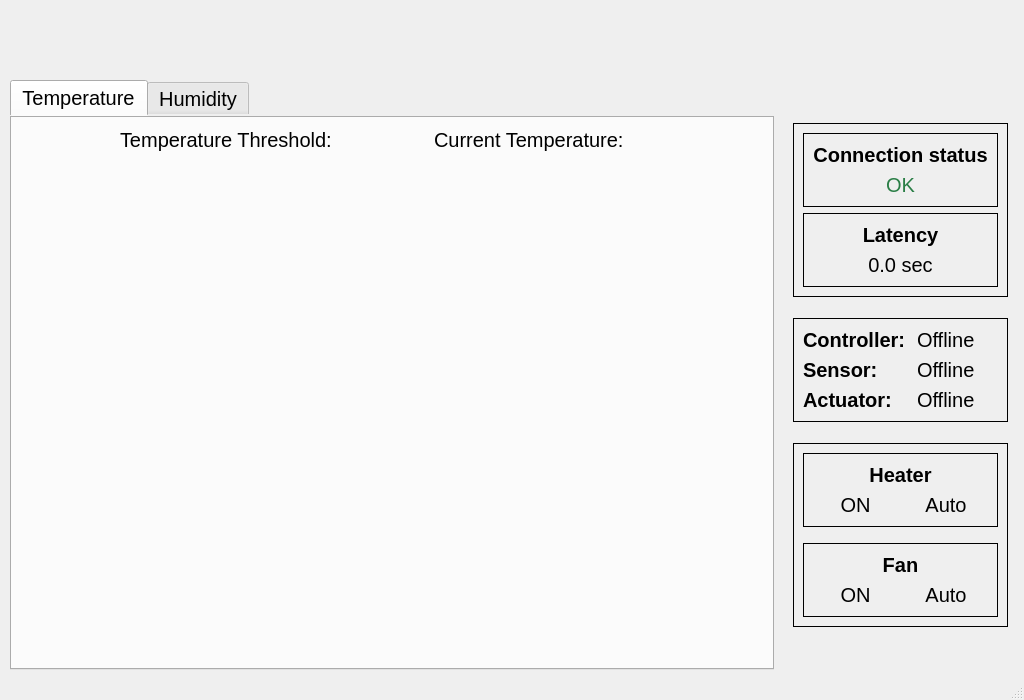
<?xml version="1.0" encoding="UTF-8"?>
<ui version="4.0">
 <class>DisplayMainWindow</class>
 <widget class="QMainWindow" name="DisplayMainWindow">
  <property name="geometry">
   <rect>
    <x>0</x>
    <y>0</y>
    <width>1024</width>
    <height>700</height>
   </rect>
  </property>
  <property name="sizePolicy">
   <sizepolicy hsizetype="Preferred" vsizetype="Preferred">
    <horstretch>0</horstretch>
    <verstretch>0</verstretch>
   </sizepolicy>
  </property>
  <property name="maximumSize">
   <size>
    <width>16777215</width>
    <height>16777215</height>
   </size>
  </property>
  <property name="font">
   <font>
    <pointsize>15</pointsize>
   </font>
  </property>
  <property name="windowTitle">
   <string>Flow Climate Control Display</string>
  </property>
  <property name="windowIcon">
   <iconset resource="../common/ui/resource.qrc">
    <normaloff>:/images/icon.png</normaloff>:/images/icon.png</iconset>
  </property>
  <property name="autoFillBackground">
   <bool>false</bool>
  </property>
  <widget class="QWidget" name="centralwidget">
   <widget class="QLabel" name="screen_label">
    <property name="geometry">
     <rect>
      <x>0</x>
      <y>-2</y>
      <width>1024</width>
      <height>80</height>
     </rect>
    </property>
    <property name="text">
     <string/>
    </property>
    <property name="pixmap">
     <pixmap resource="../common/ui/resource.qrc">:/images/banner.png</pixmap>
    </property>
   </widget>
   <widget class="QWidget" name="layoutWidget">
    <property name="geometry">
     <rect>
      <x>10</x>
      <y>80</y>
      <width>1011</width>
      <height>592</height>
     </rect>
    </property>
    <layout class="QHBoxLayout" name="horizontalLayout_10">
     <property name="sizeConstraint">
      <enum>QLayout::SetFixedSize</enum>
     </property>
     <item>
      <widget class="QTabWidget" name="tabWidget">
       <property name="sizePolicy">
        <sizepolicy hsizetype="Fixed" vsizetype="Fixed">
         <horstretch>0</horstretch>
         <verstretch>0</verstretch>
        </sizepolicy>
       </property>
       <property name="minimumSize">
        <size>
         <width>764</width>
         <height>590</height>
        </size>
       </property>
       <property name="font">
        <font>
         <pointsize>15</pointsize>
        </font>
       </property>
       <property name="styleSheet">
        <string notr="true">border-color: rgb(255, 255, 255);</string>
       </property>
       <property name="currentIndex">
        <number>0</number>
       </property>
       <widget class="QWidget" name="temperature_tab">
        <attribute name="title">
         <string>Temperature</string>
        </attribute>
        <widget class="QWidget" name="layoutWidget">
         <property name="geometry">
          <rect>
           <x>110</x>
           <y>10</y>
           <width>621</width>
           <height>28</height>
          </rect>
         </property>
         <layout class="QHBoxLayout" name="horizontalLayout_6">
          <property name="sizeConstraint">
           <enum>QLayout::SetDefaultConstraint</enum>
          </property>
          <item>
           <layout class="QHBoxLayout" name="horizontalLayout_2">
            <item>
             <widget class="QLabel" name="temperature_threshold_label_tab">
              <property name="font">
               <font>
                <pointsize>15</pointsize>
               </font>
              </property>
              <property name="text">
               <string>Temperature Threshold:</string>
              </property>
             </widget>
            </item>
            <item>
             <widget class="QLabel" name="temperature_threshold">
              <property name="font">
               <font>
                <pointsize>15</pointsize>
               </font>
              </property>
              <property name="text">
               <string/>
              </property>
              <property name="scaledContents">
               <bool>true</bool>
              </property>
             </widget>
            </item>
            <item>
             <spacer name="horizontalSpacer_4">
              <property name="orientation">
               <enum>Qt::Horizontal</enum>
              </property>
              <property name="sizeHint" stdset="0">
               <size>
                <width>40</width>
                <height>20</height>
               </size>
              </property>
             </spacer>
            </item>
           </layout>
          </item>
          <item>
           <layout class="QHBoxLayout" name="horizontalLayout">
            <item>
             <widget class="QLabel" name="temperature_label_tab">
              <property name="minimumSize">
               <size>
                <width>73</width>
                <height>20</height>
               </size>
              </property>
              <property name="maximumSize">
               <size>
                <width>16777215</width>
                <height>16777215</height>
               </size>
              </property>
              <property name="sizeIncrement">
               <size>
                <width>0</width>
                <height>0</height>
               </size>
              </property>
              <property name="baseSize">
               <size>
                <width>11</width>
                <height>0</height>
               </size>
              </property>
              <property name="font">
               <font>
                <pointsize>15</pointsize>
               </font>
              </property>
              <property name="text">
               <string>Current Temperature:</string>
              </property>
              <property name="textFormat">
               <enum>Qt::AutoText</enum>
              </property>
              <property name="scaledContents">
               <bool>true</bool>
              </property>
             </widget>
            </item>
            <item>
             <widget class="QLabel" name="temperature_value">
              <property name="font">
               <font>
                <pointsize>15</pointsize>
               </font>
              </property>
              <property name="text">
               <string/>
              </property>
              <property name="scaledContents">
               <bool>true</bool>
              </property>
             </widget>
            </item>
            <item>
             <spacer name="horizontalSpacer_3">
              <property name="orientation">
               <enum>Qt::Horizontal</enum>
              </property>
              <property name="sizeHint" stdset="0">
               <size>
                <width>40</width>
                <height>20</height>
               </size>
              </property>
             </spacer>
            </item>
           </layout>
          </item>
         </layout>
        </widget>
        <widget class="QWidget" name="verticalLayoutWidget_3">
         <property name="geometry">
          <rect>
           <x>0</x>
           <y>40</y>
           <width>751</width>
           <height>511</height>
          </rect>
         </property>
         <layout class="QVBoxLayout" name="graph_layout"/>
        </widget>
       </widget>
       <widget class="QWidget" name="humidity_tab">
        <attribute name="title">
         <string>Humidity</string>
        </attribute>
        <widget class="QWidget" name="layoutWidget_2">
         <property name="geometry">
          <rect>
           <x>110</x>
           <y>10</y>
           <width>621</width>
           <height>28</height>
          </rect>
         </property>
         <layout class="QHBoxLayout" name="horizontalLayout_7">
          <item>
           <layout class="QHBoxLayout" name="horizontalLayout_8">
            <item>
             <widget class="QLabel" name="humidity_threshold_label_tab">
              <property name="font">
               <font>
                <pointsize>15</pointsize>
                <weight>50</weight>
                <bold>false</bold>
               </font>
              </property>
              <property name="text">
               <string>Humidity Threshold:</string>
              </property>
              <property name="scaledContents">
               <bool>true</bool>
              </property>
             </widget>
            </item>
            <item>
             <widget class="QLabel" name="humidity_threshold">
              <property name="font">
               <font>
                <pointsize>15</pointsize>
               </font>
              </property>
              <property name="text">
               <string/>
              </property>
              <property name="scaledContents">
               <bool>true</bool>
              </property>
             </widget>
            </item>
            <item>
             <spacer name="horizontalSpacer_6">
              <property name="orientation">
               <enum>Qt::Horizontal</enum>
              </property>
              <property name="sizeHint" stdset="0">
               <size>
                <width>40</width>
                <height>20</height>
               </size>
              </property>
             </spacer>
            </item>
           </layout>
          </item>
          <item>
           <layout class="QHBoxLayout" name="horizontalLayout_9">
            <item>
             <widget class="QLabel" name="humidity_label_tab">
              <property name="minimumSize">
               <size>
                <width>73</width>
                <height>20</height>
               </size>
              </property>
              <property name="maximumSize">
               <size>
                <width>16777215</width>
                <height>16777215</height>
               </size>
              </property>
              <property name="sizeIncrement">
               <size>
                <width>0</width>
                <height>0</height>
               </size>
              </property>
              <property name="baseSize">
               <size>
                <width>11</width>
                <height>0</height>
               </size>
              </property>
              <property name="font">
               <font>
                <pointsize>15</pointsize>
               </font>
              </property>
              <property name="text">
               <string>Current Humidity:</string>
              </property>
              <property name="textFormat">
               <enum>Qt::AutoText</enum>
              </property>
              <property name="scaledContents">
               <bool>true</bool>
              </property>
             </widget>
            </item>
            <item>
             <widget class="QLabel" name="humidity_value">
              <property name="font">
               <font>
                <pointsize>15</pointsize>
               </font>
              </property>
              <property name="text">
               <string/>
              </property>
              <property name="scaledContents">
               <bool>true</bool>
              </property>
             </widget>
            </item>
            <item>
             <spacer name="horizontalSpacer_8">
              <property name="orientation">
               <enum>Qt::Horizontal</enum>
              </property>
              <property name="sizeHint" stdset="0">
               <size>
                <width>40</width>
                <height>20</height>
               </size>
              </property>
             </spacer>
            </item>
           </layout>
          </item>
         </layout>
        </widget>
        <widget class="QWidget" name="verticalLayoutWidget_2">
         <property name="geometry">
          <rect>
           <x>0</x>
           <y>40</y>
           <width>761</width>
           <height>511</height>
          </rect>
         </property>
         <layout class="QVBoxLayout" name="humidity_graph_layout"/>
        </widget>
       </widget>
      </widget>
     </item>
     <item>
      <spacer name="horizontalSpacer">
       <property name="orientation">
        <enum>Qt::Horizontal</enum>
       </property>
       <property name="sizeHint" stdset="0">
        <size>
         <width>13</width>
         <height>13</height>
        </size>
       </property>
      </spacer>
     </item>
     <item>
      <layout class="QVBoxLayout" name="verticalLayout_9">
       <item>
        <spacer name="verticalSpacer_4">
         <property name="orientation">
          <enum>Qt::Vertical</enum>
         </property>
         <property name="sizeHint" stdset="0">
          <size>
           <width>20</width>
           <height>10</height>
          </size>
         </property>
        </spacer>
       </item>
       <item>
        <widget class="QFrame" name="frame">
         <property name="frameShape">
          <enum>QFrame::Box</enum>
         </property>
         <layout class="QVBoxLayout" name="verticalLayout_8">
          <item>
           <widget class="QFrame" name="frame">
            <property name="frameShape">
             <enum>QFrame::Box</enum>
            </property>
            <layout class="QVBoxLayout" name="verticalLayout_4">
             <item>
              <widget class="QLabel" name="connection_status_label">
               <property name="minimumSize">
                <size>
                 <width>73</width>
                 <height>20</height>
                </size>
               </property>
               <property name="maximumSize">
                <size>
                 <width>16777215</width>
                 <height>16777215</height>
                </size>
               </property>
               <property name="sizeIncrement">
                <size>
                 <width>0</width>
                 <height>0</height>
                </size>
               </property>
               <property name="baseSize">
                <size>
                 <width>11</width>
                 <height>0</height>
                </size>
               </property>
               <property name="font">
                <font>
                 <weight>75</weight>
                 <bold>true</bold>
                 <underline>false</underline>
                </font>
               </property>
               <property name="styleSheet">
                <string notr="true"/>
               </property>
               <property name="text">
                <string>Connection status</string>
               </property>
               <property name="textFormat">
                <enum>Qt::AutoText</enum>
               </property>
               <property name="scaledContents">
                <bool>true</bool>
               </property>
               <property name="alignment">
                <set>Qt::AlignCenter</set>
               </property>
              </widget>
             </item>
             <item>
              <widget class="QLabel" name="connection_status">
               <property name="minimumSize">
                <size>
                 <width>73</width>
                 <height>20</height>
                </size>
               </property>
               <property name="maximumSize">
                <size>
                 <width>16777215</width>
                 <height>16777215</height>
                </size>
               </property>
               <property name="sizeIncrement">
                <size>
                 <width>0</width>
                 <height>0</height>
                </size>
               </property>
               <property name="baseSize">
                <size>
                 <width>11</width>
                 <height>0</height>
                </size>
               </property>
               <property name="font">
                <font>
                 <pointsize>15</pointsize>
                </font>
               </property>
               <property name="styleSheet">
                <string notr="true">color: rgb(42, 126, 70);</string>
               </property>
               <property name="text">
                <string>OK</string>
               </property>
               <property name="textFormat">
                <enum>Qt::AutoText</enum>
               </property>
               <property name="scaledContents">
                <bool>true</bool>
               </property>
               <property name="alignment">
                <set>Qt::AlignCenter</set>
               </property>
               <property name="wordWrap">
                <bool>true</bool>
               </property>
              </widget>
             </item>
            </layout>
           </widget>
          </item>
          <item>
           <widget class="QFrame" name="frame">
            <property name="frameShape">
             <enum>QFrame::Box</enum>
            </property>
            <layout class="QVBoxLayout" name="verticalLayout_7">
             <item>
              <widget class="QLabel" name="latency_label">
               <property name="minimumSize">
                <size>
                 <width>73</width>
                 <height>20</height>
                </size>
               </property>
               <property name="maximumSize">
                <size>
                 <width>16777215</width>
                 <height>16777215</height>
                </size>
               </property>
               <property name="sizeIncrement">
                <size>
                 <width>0</width>
                 <height>0</height>
                </size>
               </property>
               <property name="baseSize">
                <size>
                 <width>11</width>
                 <height>0</height>
                </size>
               </property>
               <property name="font">
                <font>
                 <weight>75</weight>
                 <bold>true</bold>
                </font>
               </property>
               <property name="text">
                <string>Latency</string>
               </property>
               <property name="textFormat">
                <enum>Qt::AutoText</enum>
               </property>
               <property name="scaledContents">
                <bool>true</bool>
               </property>
               <property name="alignment">
                <set>Qt::AlignCenter</set>
               </property>
              </widget>
             </item>
             <item>
              <widget class="QLabel" name="latency">
               <property name="minimumSize">
                <size>
                 <width>73</width>
                 <height>20</height>
                </size>
               </property>
               <property name="maximumSize">
                <size>
                 <width>16777215</width>
                 <height>16777215</height>
                </size>
               </property>
               <property name="sizeIncrement">
                <size>
                 <width>0</width>
                 <height>0</height>
                </size>
               </property>
               <property name="baseSize">
                <size>
                 <width>11</width>
                 <height>0</height>
                </size>
               </property>
               <property name="text">
                <string>0.0 sec</string>
               </property>
               <property name="textFormat">
                <enum>Qt::AutoText</enum>
               </property>
               <property name="scaledContents">
                <bool>true</bool>
               </property>
               <property name="alignment">
                <set>Qt::AlignCenter</set>
               </property>
              </widget>
             </item>
            </layout>
           </widget>
          </item>
         </layout>
        </widget>
       </item>
       <item>
        <spacer name="verticalSpacer_3">
         <property name="orientation">
          <enum>Qt::Vertical</enum>
         </property>
         <property name="sizeType">
          <enum>QSizePolicy::Minimum</enum>
         </property>
         <property name="sizeHint" stdset="0">
          <size>
           <width>185</width>
           <height>15</height>
          </size>
         </property>
        </spacer>
       </item>
       <item>
        <widget class="QFrame" name="frame_2">
         <property name="frameShape">
          <enum>QFrame::Box</enum>
         </property>
         <layout class="QHBoxLayout" name="horizontalLayout_3">
          <item>
           <layout class="QVBoxLayout" name="verticalLayout_2">
            <item>
             <widget class="QLabel" name="controller_label">
              <property name="minimumSize">
               <size>
                <width>94</width>
                <height>20</height>
               </size>
              </property>
              <property name="maximumSize">
               <size>
                <width>16777215</width>
                <height>16777215</height>
               </size>
              </property>
              <property name="sizeIncrement">
               <size>
                <width>0</width>
                <height>0</height>
               </size>
              </property>
              <property name="baseSize">
               <size>
                <width>11</width>
                <height>0</height>
               </size>
              </property>
              <property name="font">
               <font>
                <weight>75</weight>
                <bold>true</bold>
               </font>
              </property>
              <property name="text">
               <string>Controller: </string>
              </property>
              <property name="textFormat">
               <enum>Qt::AutoText</enum>
              </property>
              <property name="scaledContents">
               <bool>true</bool>
              </property>
             </widget>
            </item>
            <item>
             <widget class="QLabel" name="sensor_label">
              <property name="minimumSize">
               <size>
                <width>73</width>
                <height>20</height>
               </size>
              </property>
              <property name="maximumSize">
               <size>
                <width>16777215</width>
                <height>16777215</height>
               </size>
              </property>
              <property name="sizeIncrement">
               <size>
                <width>0</width>
                <height>0</height>
               </size>
              </property>
              <property name="baseSize">
               <size>
                <width>11</width>
                <height>0</height>
               </size>
              </property>
              <property name="font">
               <font>
                <weight>75</weight>
                <bold>true</bold>
               </font>
              </property>
              <property name="text">
               <string>Sensor:</string>
              </property>
              <property name="textFormat">
               <enum>Qt::AutoText</enum>
              </property>
              <property name="scaledContents">
               <bool>true</bool>
              </property>
             </widget>
            </item>
            <item>
             <widget class="QLabel" name="actuator_label">
              <property name="minimumSize">
               <size>
                <width>73</width>
                <height>20</height>
               </size>
              </property>
              <property name="maximumSize">
               <size>
                <width>16777215</width>
                <height>16777215</height>
               </size>
              </property>
              <property name="sizeIncrement">
               <size>
                <width>0</width>
                <height>0</height>
               </size>
              </property>
              <property name="baseSize">
               <size>
                <width>11</width>
                <height>0</height>
               </size>
              </property>
              <property name="font">
               <font>
                <weight>75</weight>
                <bold>true</bold>
               </font>
              </property>
              <property name="text">
               <string>Actuator:</string>
              </property>
              <property name="textFormat">
               <enum>Qt::AutoText</enum>
              </property>
              <property name="scaledContents">
               <bool>true</bool>
              </property>
             </widget>
            </item>
           </layout>
          </item>
          <item>
           <layout class="QVBoxLayout" name="verticalLayout">
            <item>
             <widget class="QLabel" name="controller_status">
              <property name="minimumSize">
               <size>
                <width>73</width>
                <height>20</height>
               </size>
              </property>
              <property name="maximumSize">
               <size>
                <width>16777215</width>
                <height>16777215</height>
               </size>
              </property>
              <property name="sizeIncrement">
               <size>
                <width>0</width>
                <height>0</height>
               </size>
              </property>
              <property name="baseSize">
               <size>
                <width>11</width>
                <height>0</height>
               </size>
              </property>
              <property name="text">
               <string>Offline</string>
              </property>
              <property name="textFormat">
               <enum>Qt::AutoText</enum>
              </property>
              <property name="scaledContents">
               <bool>true</bool>
              </property>
             </widget>
            </item>
            <item>
             <widget class="QLabel" name="sensor_status">
              <property name="minimumSize">
               <size>
                <width>73</width>
                <height>20</height>
               </size>
              </property>
              <property name="maximumSize">
               <size>
                <width>16777215</width>
                <height>16777215</height>
               </size>
              </property>
              <property name="sizeIncrement">
               <size>
                <width>0</width>
                <height>0</height>
               </size>
              </property>
              <property name="baseSize">
               <size>
                <width>11</width>
                <height>0</height>
               </size>
              </property>
              <property name="text">
               <string>Offline</string>
              </property>
              <property name="textFormat">
               <enum>Qt::AutoText</enum>
              </property>
              <property name="scaledContents">
               <bool>true</bool>
              </property>
             </widget>
            </item>
            <item>
             <widget class="QLabel" name="actuator_status">
              <property name="minimumSize">
               <size>
                <width>73</width>
                <height>20</height>
               </size>
              </property>
              <property name="maximumSize">
               <size>
                <width>16777215</width>
                <height>16777215</height>
               </size>
              </property>
              <property name="sizeIncrement">
               <size>
                <width>0</width>
                <height>0</height>
               </size>
              </property>
              <property name="baseSize">
               <size>
                <width>11</width>
                <height>0</height>
               </size>
              </property>
              <property name="text">
               <string>Offline</string>
              </property>
              <property name="textFormat">
               <enum>Qt::AutoText</enum>
              </property>
              <property name="scaledContents">
               <bool>true</bool>
              </property>
             </widget>
            </item>
           </layout>
          </item>
         </layout>
        </widget>
       </item>
       <item>
        <spacer name="verticalSpacer_2">
         <property name="orientation">
          <enum>Qt::Vertical</enum>
         </property>
         <property name="sizeType">
          <enum>QSizePolicy::Minimum</enum>
         </property>
         <property name="sizeHint" stdset="0">
          <size>
           <width>197</width>
           <height>15</height>
          </size>
         </property>
        </spacer>
       </item>
       <item>
        <widget class="QFrame" name="frame">
         <property name="frameShape">
          <enum>QFrame::Box</enum>
         </property>
         <layout class="QVBoxLayout" name="verticalLayout_6">
          <item>
           <widget class="QFrame" name="frame">
            <property name="frameShape">
             <enum>QFrame::Box</enum>
            </property>
            <layout class="QVBoxLayout" name="verticalLayout_5">
             <item>
              <widget class="QLabel" name="heater_status_label">
               <property name="minimumSize">
                <size>
                 <width>73</width>
                 <height>20</height>
                </size>
               </property>
               <property name="maximumSize">
                <size>
                 <width>16777215</width>
                 <height>16777215</height>
                </size>
               </property>
               <property name="sizeIncrement">
                <size>
                 <width>0</width>
                 <height>0</height>
                </size>
               </property>
               <property name="baseSize">
                <size>
                 <width>11</width>
                 <height>0</height>
                </size>
               </property>
               <property name="font">
                <font>
                 <weight>75</weight>
                 <bold>true</bold>
                 <underline>false</underline>
                </font>
               </property>
               <property name="styleSheet">
                <string notr="true"/>
               </property>
               <property name="text">
                <string>Heater</string>
               </property>
               <property name="textFormat">
                <enum>Qt::AutoText</enum>
               </property>
               <property name="alignment">
                <set>Qt::AlignCenter</set>
               </property>
              </widget>
             </item>
             <item>
              <layout class="QHBoxLayout" name="horizontalLayout_5">
               <item>
                <widget class="QLabel" name="heater_status">
                 <property name="minimumSize">
                  <size>
                   <width>73</width>
                   <height>20</height>
                  </size>
                 </property>
                 <property name="maximumSize">
                  <size>
                   <width>16777215</width>
                   <height>16777215</height>
                  </size>
                 </property>
                 <property name="sizeIncrement">
                  <size>
                   <width>0</width>
                   <height>0</height>
                  </size>
                 </property>
                 <property name="baseSize">
                  <size>
                   <width>11</width>
                   <height>0</height>
                  </size>
                 </property>
                 <property name="text">
                  <string>ON</string>
                 </property>
                 <property name="textFormat">
                  <enum>Qt::AutoText</enum>
                 </property>
                 <property name="scaledContents">
                  <bool>true</bool>
                 </property>
                 <property name="alignment">
                  <set>Qt::AlignCenter</set>
                 </property>
                </widget>
               </item>
               <item>
                <widget class="QLabel" name="heater_mode">
                 <property name="minimumSize">
                  <size>
                   <width>73</width>
                   <height>20</height>
                  </size>
                 </property>
                 <property name="maximumSize">
                  <size>
                   <width>16777215</width>
                   <height>16777215</height>
                  </size>
                 </property>
                 <property name="sizeIncrement">
                  <size>
                   <width>0</width>
                   <height>0</height>
                  </size>
                 </property>
                 <property name="baseSize">
                  <size>
                   <width>11</width>
                   <height>0</height>
                  </size>
                 </property>
                 <property name="text">
                  <string>Auto</string>
                 </property>
                 <property name="textFormat">
                  <enum>Qt::AutoText</enum>
                 </property>
                 <property name="scaledContents">
                  <bool>true</bool>
                 </property>
                 <property name="alignment">
                  <set>Qt::AlignCenter</set>
                 </property>
                </widget>
               </item>
              </layout>
             </item>
            </layout>
           </widget>
          </item>
          <item>
           <spacer name="verticalSpacer">
            <property name="orientation">
             <enum>Qt::Vertical</enum>
            </property>
            <property name="sizeType">
             <enum>QSizePolicy::Minimum</enum>
            </property>
            <property name="sizeHint" stdset="0">
             <size>
              <width>20</width>
              <height>10</height>
             </size>
            </property>
           </spacer>
          </item>
          <item>
           <widget class="QFrame" name="frame">
            <property name="frameShape">
             <enum>QFrame::Box</enum>
            </property>
            <layout class="QVBoxLayout" name="verticalLayout_3">
             <item>
              <widget class="QLabel" name="fan_status_label">
               <property name="minimumSize">
                <size>
                 <width>73</width>
                 <height>20</height>
                </size>
               </property>
               <property name="maximumSize">
                <size>
                 <width>16777215</width>
                 <height>16777215</height>
                </size>
               </property>
               <property name="sizeIncrement">
                <size>
                 <width>0</width>
                 <height>0</height>
                </size>
               </property>
               <property name="baseSize">
                <size>
                 <width>11</width>
                 <height>0</height>
                </size>
               </property>
               <property name="font">
                <font>
                 <weight>75</weight>
                 <bold>true</bold>
                 <underline>false</underline>
                </font>
               </property>
               <property name="layoutDirection">
                <enum>Qt::LeftToRight</enum>
               </property>
               <property name="text">
                <string>Fan</string>
               </property>
               <property name="textFormat">
                <enum>Qt::AutoText</enum>
               </property>
               <property name="alignment">
                <set>Qt::AlignCenter</set>
               </property>
              </widget>
             </item>
             <item>
              <layout class="QHBoxLayout" name="horizontalLayout_4">
               <item>
                <widget class="QLabel" name="fan_status">
                 <property name="minimumSize">
                  <size>
                   <width>73</width>
                   <height>20</height>
                  </size>
                 </property>
                 <property name="maximumSize">
                  <size>
                   <width>16777215</width>
                   <height>16777215</height>
                  </size>
                 </property>
                 <property name="sizeIncrement">
                  <size>
                   <width>0</width>
                   <height>0</height>
                  </size>
                 </property>
                 <property name="baseSize">
                  <size>
                   <width>11</width>
                   <height>0</height>
                  </size>
                 </property>
                 <property name="text">
                  <string>ON</string>
                 </property>
                 <property name="textFormat">
                  <enum>Qt::AutoText</enum>
                 </property>
                 <property name="scaledContents">
                  <bool>true</bool>
                 </property>
                 <property name="alignment">
                  <set>Qt::AlignCenter</set>
                 </property>
                </widget>
               </item>
               <item>
                <widget class="QLabel" name="fan_mode">
                 <property name="minimumSize">
                  <size>
                   <width>73</width>
                   <height>20</height>
                  </size>
                 </property>
                 <property name="maximumSize">
                  <size>
                   <width>16777215</width>
                   <height>16777215</height>
                  </size>
                 </property>
                 <property name="sizeIncrement">
                  <size>
                   <width>0</width>
                   <height>0</height>
                  </size>
                 </property>
                 <property name="baseSize">
                  <size>
                   <width>11</width>
                   <height>0</height>
                  </size>
                 </property>
                 <property name="text">
                  <string>Auto</string>
                 </property>
                 <property name="textFormat">
                  <enum>Qt::AutoText</enum>
                 </property>
                 <property name="scaledContents">
                  <bool>true</bool>
                 </property>
                 <property name="alignment">
                  <set>Qt::AlignCenter</set>
                 </property>
                </widget>
               </item>
              </layout>
             </item>
            </layout>
           </widget>
          </item>
         </layout>
        </widget>
       </item>
       <item>
        <spacer name="verticalSpacer_5">
         <property name="orientation">
          <enum>Qt::Vertical</enum>
         </property>
         <property name="sizeHint" stdset="0">
          <size>
           <width>20</width>
           <height>10</height>
          </size>
         </property>
        </spacer>
       </item>
      </layout>
     </item>
     <item>
      <spacer name="horizontalSpacer_2">
       <property name="orientation">
        <enum>Qt::Horizontal</enum>
       </property>
       <property name="sizeHint" stdset="0">
        <size>
         <width>13</width>
         <height>13</height>
        </size>
       </property>
      </spacer>
     </item>
    </layout>
   </widget>
  </widget>
  <widget class="QStatusBar" name="statusbar"/>
 </widget>
 <resources>
  <include location="../common/ui/resource.qrc"/>
 </resources>
 <connections/>
</ui>
